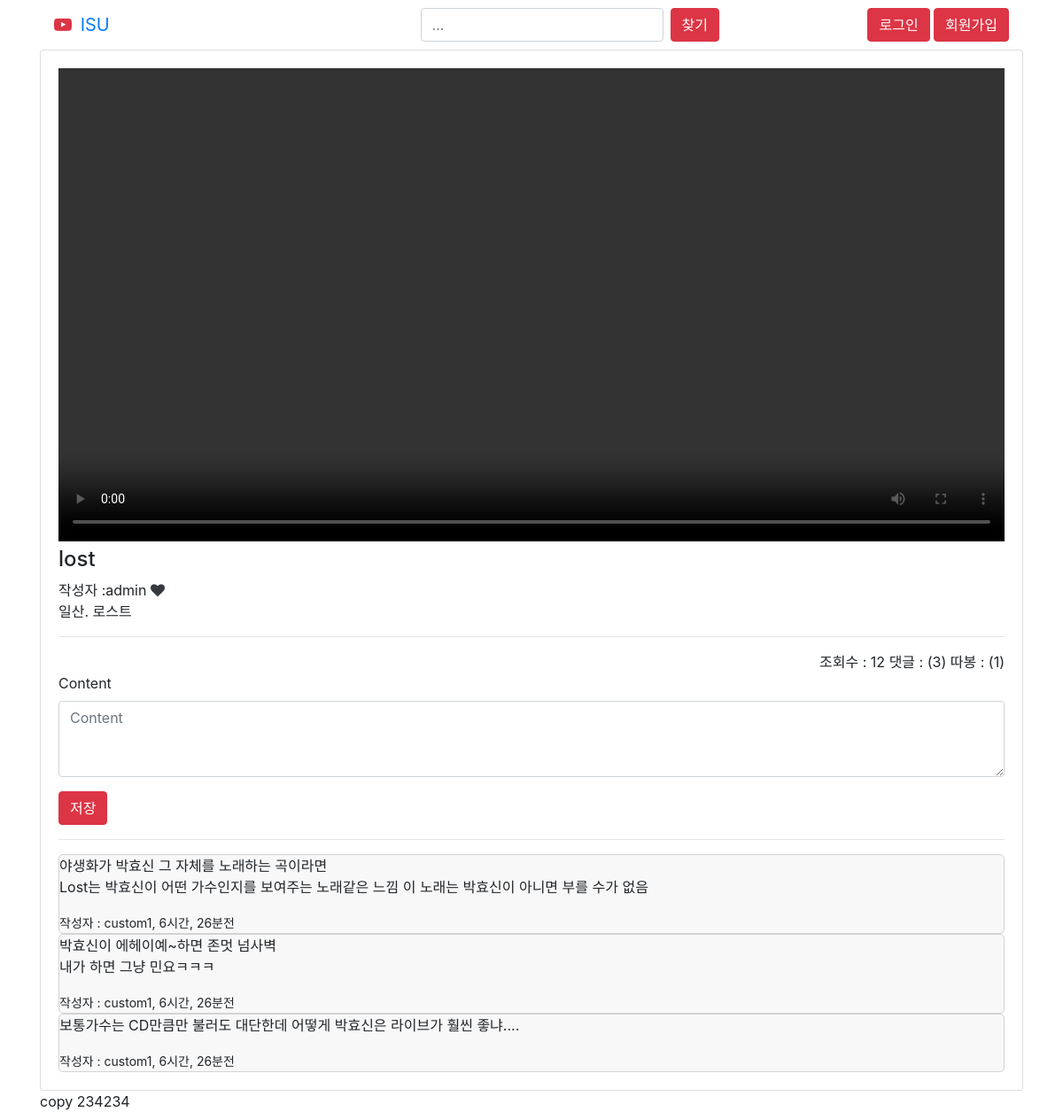
Page /isutube/15/ on the committed database.
### isu/models.py (models this page shows, shortened)
class Video(models.Model):
    author = models.ForeignKey(settings.AUTH_USER_MODEL, on_delete=models.CASCADE)
    title = models.CharField(max_length=200)
    description = models.TextField()
    photo = models.ImageField()
    file = models.FileField()
    view_count = models.PositiveIntegerField(default=0)
    like = models.ManyToManyField(settings.AUTH_USER_MODEL, related_name='like_post', blank=True, null=True)
    created_at = models.DateTimeField(auto_now_add=True)
    updated_at = models.DateTimeField(auto_now=True)
    class Meta:
        ordering=['-id']

class Comment(models.Model):
    author = models.ForeignKey(settings.AUTH_USER_MODEL, on_delete=models.CASCADE)
    video = models.ForeignKey(Video, on_delete=models.CASCADE)
    content = models.TextField()
    created_at = models.DateTimeField(auto_now_add=True)
    updated_at = models.DateTimeField(auto_now=True)
    class Meta:
        ordering=['-id']

### isu/views.py (the view)
# urls.py: path('<int:pk>/', views.VideoDetailView.as_view(), name='video_detail'),
class VideoDetailView(DetailView):
    model = Video
    def get_object(self, queryset=None):
        pk = self.kwargs['pk']
        Video.objects.filter(id=pk).update(view_count = F('view_count')+1)
        return super().get_object(queryset=queryset)
    def get_context_data(self, **kwargs):
        context = super().get_context_data(**kwargs)
        context['comment_form'] = CommentForm
        return context

### isu/templates/isu/video_detail.html (shortened to what this page needs)
{% extends 'layout.html' %}
{% load bootstrap4 %}
{% block content %}
<video controls class='w-100'>
    <source src="{{video.file.url}}">
</video>
<div>
<h4>{{video.title}}</h4>
작성자 :{{video.author.email|default:video.author.username}}
    {% if request.user in video.like.all %}
    <a href="{% url 'isu:like_update' video.pk %}">
    <i class="fa fa-heart text-danger"></i></a>
    {% else %}
    <a href="{% url 'isu:like_update' video.pk %}">
    <i class="fa fa-heart text-dark"></i></a>
    {% endif %}
</div>
{{video.description|linebreaks}}
<hr>
<div style="text-align:right;">
조회수 : {{video.view_count}}
댓글 : ({{video.comment_set.all.count}})
따봉 : ({{video.like.all.count}})
</div>
<form action="{% url 'isu:comment_create' video.pk %}" method="post">{%csrf_token%}
    {%bootstrap_form comment_form layout="inline" %}
    <input type="submit" value="저장" class="btn btn-danger">
</form>
<hr>
<div class="comment-list">
{% for comment in video.comment_set.all %}
    <div class="comment">
        {{comment.content|linebreaks}}
        <div><small>
        작성자 : {{comment.author}}, {{comment.created_at|timesince}}전
    </small></div>
    </div>
{% endfor %}
</div>
{% endblock %}

### templates/layout.html (style rules this page uses)
.comment { background: #f8f8f8; border-radius: 5px; border: 1px solid rgb(211, 211, 211); }

### rows in the picture
Video: title "lost", author.email "admin", description "일산. 로스트", view_count "12", comment_set.all.count "3", like.all.count "1"
Comment: content "야생화가 박효신 그 자체를 노래하는 곡이라면 Lost는 박효신이 어떤 가수인지를 보여주는 노래같은 느낌 이 노래는 박효신이 아니면 부를 수가 없음", author "custom1", created_at "6시간, 26분"
Comment: content "박효신이 에헤이예~하면 존멋 넘사벽 내가 하면 그냥 민요ㅋㅋㅋ", author "custom1", created_at "6시간, 26분"
Comment: content "보통가수는 CD만큼만 불러도 대단한데 어떻게 박효신은 라이브가 훨씬 좋냐....", author "custom1", created_at "6시간, 26분"
